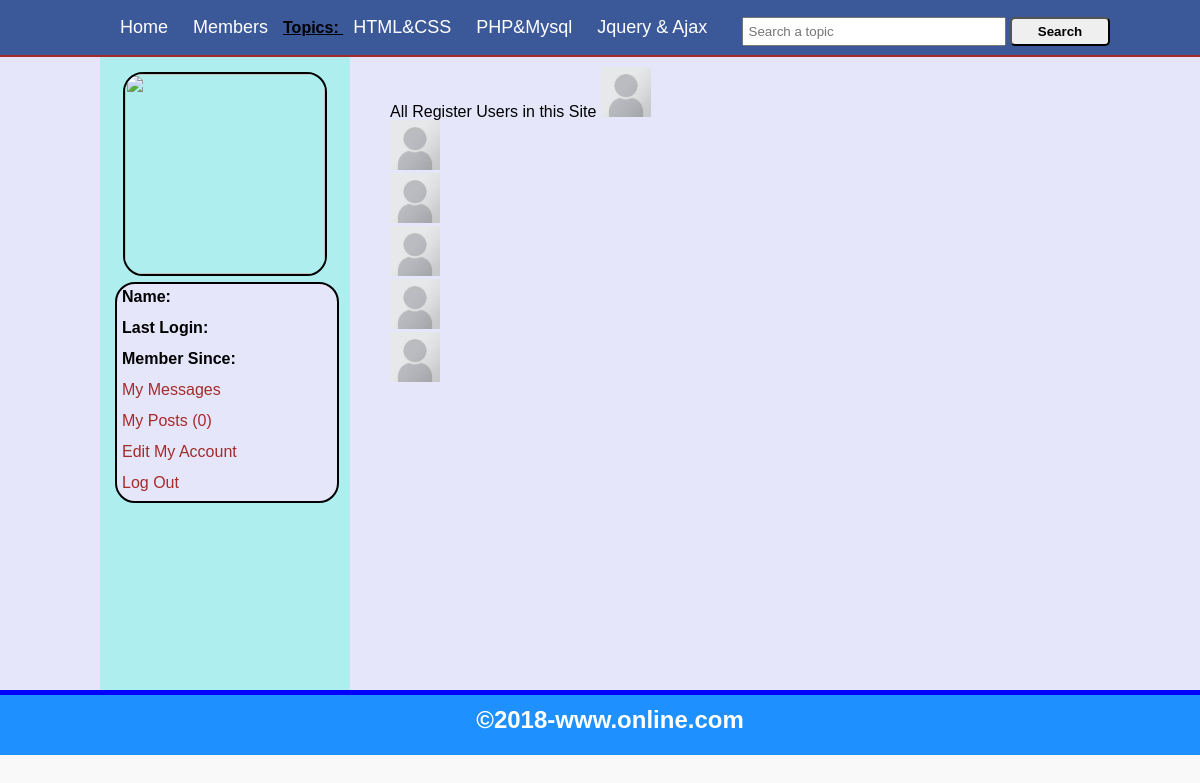
/members.php, run on the app's committed database.
### tables this page shows
CREATE TABLE `topics` (
  `topic_id` int(11) NOT NULL,
  `topic_title` text NOT NULL
);

CREATE TABLE `users` (
  `user_id` int(11) NOT NULL,
  `user_name` varchar(100) NOT NULL,
  `user_password` varchar(100) NOT NULL,
  `user_email` varchar(100) NOT NULL,
  `user_gender` varchar(100) NOT NULL,
  `user_bitrhday` text NOT NULL,
  `user_image` text NOT NULL,
  `register_date` date NOT NULL,
  `last_login` date NOT NULL,
  `status` text NOT NULL,
  `posts` text NOT NULL
);

### members.php (the view, shortened to what this page needs)
<?php
include("functions/functions.php");
?>
<!DOCTYPE html>
<html>
<head>
	<link rel="stylesheet" href="style/Home_style.css" media="all"/>
</head>
<body>
	<div class="container">
		<div id="head_wrap">
			<div id="header">
				<ul id="menu">
					<li><a href="Home.php">Home </a> </li>
					<li><a href="members.php">Members </a> </li>
					<strong> Topics: </strong>
					<?php
					$get_topics = "SELECT * FROM topics";
					$run_topics = mysqli_query($con,$get_topics);
					while($row = mysqli_fetch_array($run_topics))
					{
						$topic_id = $row['topic_id'];
						$topic_title = $row['topic_title'];
						echo "<li> <a href='topics.php?topic=$topic_id'> $topic_title </a> </li> ";
					}
					?>
				</ul>
				<form method="post" action="result.php" id="form1">
					<input type="text" name="search_box" placeholder="Search a topic">
					<input type="submit" name="search" value="Search">
				</form>
			</div>
		</div>
		<div class="content">
			<div id="user_timeline">
				<div id="user_details">
				<?php
					$user = $_SESSION['user_email'];
					$get_user = "SELECT * FROM users WHERE user_email = '$user'";
					$run_user = mysqli_query($con,$get_user);
					$row = mysqli_fetch_array($run_user);
					$user_id = $row['user_id'];
					$user_name = $row['user_name'];
					$user_image = $row['user_image'];
					$register_date = $row['register_date'];
					$last_login = $row['last_login'];
					$user_posts = "SELECT * FROM posts WHERE user_id='$user_id' ";
					$run_posts = mysqli_query($con,$user_posts);
					$posts = mysqli_num_rows($run_posts);
					echo "
						<center> <img src='user/user_images/$user_image' width='200px' height='200px'/> </center>
						<div id='user_mention'>
						<p> <strong> Name: </strong> $user_name </p>
						<p> <strong> Last Login: </strong> $last_login </p>
						<p> <strong> Member Since: </strong> $register_date </p>
						<p> <a href='my_messages.php'> My Messages </a> </p>
						<p> <a href='my_posts.php'> My Posts ($posts) </a> </p>
						<p> <a href='edit_profile.php'> Edit My Account </a> </p>
						<p> <a href='logout.php'> Log Out </a> </p>
						</div>
					";
				?>
				</div>
			</div>
			<div id="content_timeline"
				<h2> All Register Users in this Site </h2>
				<?php
					$get_members = "SELECT * FROM users";
					$run_members = mysqli_query($con,$get_members);
					while($row = mysqli_fetch_array($run_members))
					{
						$user_id = $row['user_id'];
						$user_name = $row['user_name'];
						$user_image = $row['user_image'];
						echo "
						<a href='user_profile.php?u_id=$user_id'>
						<img src='user/user_images/$user_image' width='50px' height='50px'
						title='$user_name'/>
						</a><br>
						";
					}
				?>
			</div>
		</div>
	    <div id="footer">
	    	<h2>&copy;2018-www.online.com</h2>
	    </div>
	</div>
</body>
</html>

### style/Home_style.css (style rules this page uses)
html, body, div, span, applet, object, iframe, h1, h2, h3, h4, h5, h6, p, blockquote, pre, a, abbr, acronym, address, big, cite, code, del, dfn, em, img, ins, kbd, q, s, samp, small, strike, strong, sub, sup, tt, var, b, u, i, center, dl, dt, dd, ol, ul, li, fieldset, form, label, legend, table, caption, tbody, tfoot, thead, tr, th, td, article, aside, canvas, details, embed, figure, figcaption, footer, header, hgroup, menu, nav, output, ruby, section, summary, time, mark, audio, video { margin: 0; padding: 0; border: 0; }
body { margin: 0; padding: 0; font-family: sans-serif; line-height: 1; background-color: #f9f9f9; }
.container { margin: 0 auto; padding: 0; background-color: #E6E6FA; }
#head_wrap { width: 100%; height: 35px; margin: 0 auto; border-bottom: 2px solid brown; padding: 10px; background-color: #3b5998; }
#header { margin: 0 auto; width: 1000px; height: 35px; }
#menu { line-height: 35px; padding: 0; margin: 0; float: left; }
#menu li { display: inline; list-style: none; }
#menu a { margin: 5px; padding: 5px; text-decoration: none; color: white; font-size: 18px; }
#header strong { text-decoration: underline; }
#form1 { float: right; line-height: 35px; padding-top: 3px; }
#form1 input[type="text"] { width: 250px; padding: 5px; }
#form1 input[type="submit"] { width: 100px; border-radius: 5px; padding: 5px; font-weight: bold; }
.container .content { width: 1000px; margin: 0 auto; }
#user_timeline { background: #AFEEEE; width: 250px; float: left; height: 633px; }
#user_details { padding: 10px; margin: 5px; }
#user_details img { border: 2px solid black; border-radius: 20px; }
#user_details p { margin-bottom: 5px; padding: 5px; }
#user_details a { color: brown; text-decoration: none; }
#user_mention { border-radius: 20px; background-color: #E6E6FA; border: 2px solid black; width: 220px; margin: 5px auto; }
#content_timeline { float: right; width: 700px; padding: 10px }
#footer { width: 100%; height: 40px; padding: 10px; background-color: #1E90FF; border-top: 5px solid blue; clear: both; }
#footer h2 { text-align: center; padding-top: 3px; color: white; }

### data on the page
topics: topic_title "HTML&CSS"
topics: topic_title "PHP&Mysql"
topics: topic_title "Jquery & Ajax"
users: user_image (placeholder picture)
users: user_image (placeholder picture)
users: user_image (placeholder picture)
users: user_image (placeholder picture)
users: user_image (placeholder picture)
users: user_image (placeholder picture)

### other printed values
$posts "0"
